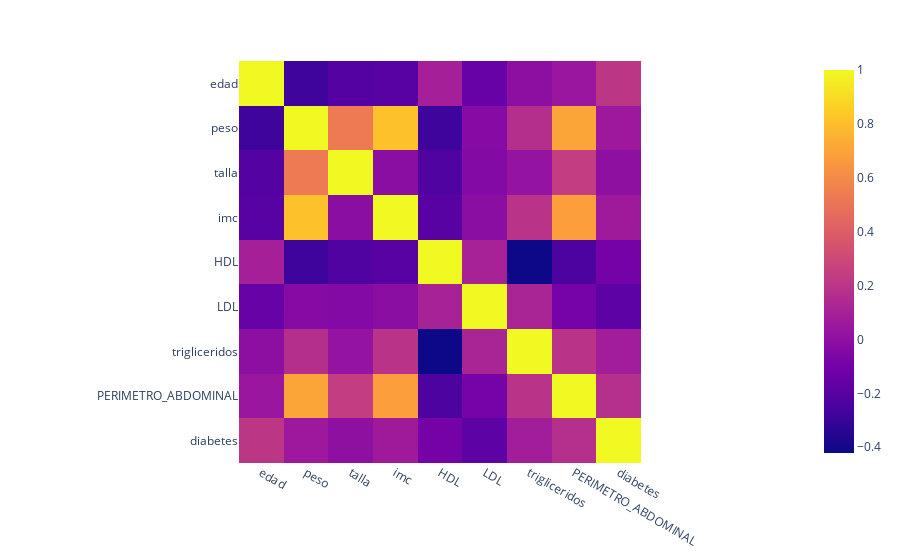

The notebook cell saved with this chart:
### Code cell
px.imshow(data[variables_numericas].corr(method = 'spearman'))

### Figure 1 — Plotly figure (JSON) as saved in the notebook; plotly's stock layout.template omitted (floating-point values rounded to 4 significant figures)
{"data": [{"coloraxis": "coloraxis", "hovertemplate": "x: %{x}<br>y: %{y}<br>color: %{z}<extra></extra>", "name": "0", "type": "heatmap", "x": ["edad", "peso", "talla", "imc", "HDL", "LDL", "trigliceridos", "PERIMETRO_ABDOMINAL", "diabetes"], "xaxis": "x", "y": ["edad", "peso", "talla", "imc", "HDL", "LDL", "trigliceridos", "PERIMETRO_ABDOMINAL", "diabetes"], "yaxis": "y", "z": [[1, -0.2829, -0.2116, -0.1977, 0.09157, -0.1455, -0.007851, 0.04567, 0.2074], [-0.2829, 1, 0.5314, 0.814, -0.286, -0.03581, 0.1686, 0.7043, 0.05784], [-0.2116, 0.5314, 1, -0.01316, -0.2294, -0.04338, 0.02089, 0.2417, -0.001297], [-0.1977, 0.814, -0.01316, 1, -0.194, -0.01546, 0.1902, 0.6794, 0.06888], [0.09157, -0.286, -0.2294, -0.194, 1, 0.1055, -0.4214, -0.2434, -0.0976], [-0.1455, -0.03581, -0.04338, -0.01546, 0.1055, 1, 0.1156, -0.09006, -0.1825], [-0.007851, 0.1686, 0.02089, 0.1902, -0.4214, 0.1156, 1, 0.1913, 0.07977], [0.04567, 0.7043, 0.2417, 0.6794, -0.2434, -0.09006, 0.1913, 1, 0.1719], [0.2074, 0.05784, -0.001297, 0.06888, -0.0976, -0.1825, 0.07977, 0.1719, 1]]}], "layout": {"coloraxis": {"colorscale": [[0, "#0d0887"], [0.1111, "#46039f"], [0.2222, "#7201a8"], [0.3333, "#9c179e"], [0.4444, "#bd3786"], [0.5556, "#d8576b"], [0.6667, "#ed7953"], [0.7778, "#fb9f3a"], [0.8889, "#fdca26"], [1, "#f0f921"]]}, "margin": {"t": 60}, "xaxis": {"anchor": "y", "constrain": "domain", "domain": [0, 1], "scaleanchor": "y"}, "yaxis": {"anchor": "x", "autorange": "reversed", "constrain": "domain", "domain": [0, 1]}}}
